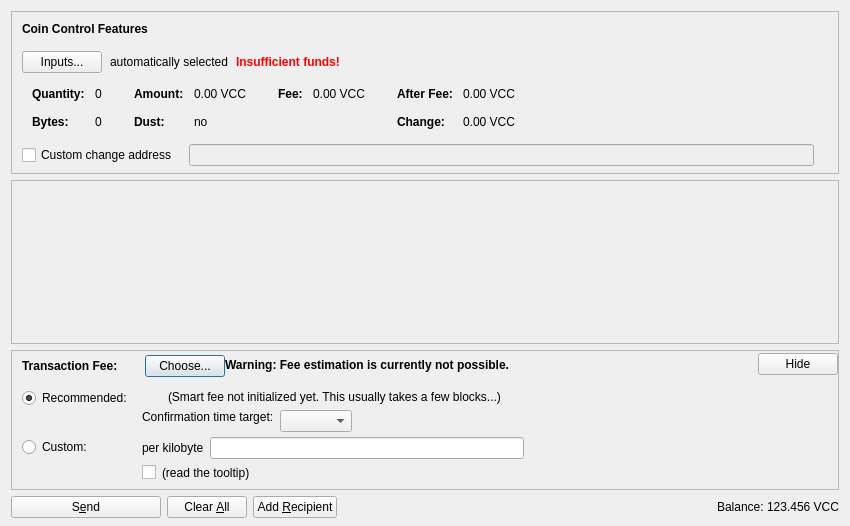
<?xml version="1.0" encoding="UTF-8"?>
<ui version="4.0">
 <class>SendCoinsDialog</class>
 <widget class="QDialog" name="SendCoinsDialog">
  <property name="geometry">
   <rect>
    <x>0</x>
    <y>0</y>
    <width>850</width>
    <height>526</height>
   </rect>
  </property>
  <property name="windowTitle">
   <string>Send Coins</string>
  </property>
  <layout class="QVBoxLayout" name="verticalLayout" stretch="0,1,0,0">
   <property name="bottomMargin">
    <number>8</number>
   </property>
   <item>
    <widget class="QFrame" name="frameCoinControl">
     <property name="sizePolicy">
      <sizepolicy hsizetype="Expanding" vsizetype="Expanding">
       <horstretch>0</horstretch>
       <verstretch>0</verstretch>
      </sizepolicy>
     </property>
     <property name="maximumSize">
      <size>
       <width>16777215</width>
       <height>16777215</height>
      </size>
     </property>
     <property name="frameShape">
      <enum>QFrame::StyledPanel</enum>
     </property>
     <property name="frameShadow">
      <enum>QFrame::Sunken</enum>
     </property>
     <layout class="QVBoxLayout" name="verticalLayoutCoinControl2">
      <property name="spacing">
       <number>0</number>
      </property>
      <property name="leftMargin">
       <number>0</number>
      </property>
      <property name="topMargin">
       <number>0</number>
      </property>
      <property name="rightMargin">
       <number>0</number>
      </property>
      <property name="bottomMargin">
       <number>6</number>
      </property>
      <item>
       <layout class="QVBoxLayout" name="verticalLayoutCoinControl" stretch="0,0,0,0,1">
        <property name="spacing">
         <number>0</number>
        </property>
        <property name="leftMargin">
         <number>10</number>
        </property>
        <property name="topMargin">
         <number>10</number>
        </property>
        <item>
         <layout class="QHBoxLayout" name="horizontalLayoutCoinControl1">
          <property name="bottomMargin">
           <number>15</number>
          </property>
          <item>
           <widget class="QLabel" name="labelCoinControlFeatures">
            <property name="sizePolicy">
             <sizepolicy hsizetype="Preferred" vsizetype="Maximum">
              <horstretch>0</horstretch>
              <verstretch>0</verstretch>
             </sizepolicy>
            </property>
            <property name="font">
             <font>
              <weight>75</weight>
              <bold>true</bold>
             </font>
            </property>
            <property name="styleSheet">
             <string notr="true">font-weight:bold;</string>
            </property>
            <property name="text">
             <string>Coin Control Features</string>
            </property>
           </widget>
          </item>
         </layout>
        </item>
        <item>
         <layout class="QHBoxLayout" name="horizontalLayoutCoinControl2" stretch="0,0,0,0">
          <property name="spacing">
           <number>8</number>
          </property>
          <property name="bottomMargin">
           <number>10</number>
          </property>
          <item>
           <widget class="QPushButton" name="pushButtonCoinControl">
            <property name="styleSheet">
             <string notr="true"/>
            </property>
            <property name="text">
             <string>Inputs...</string>
            </property>
            <property name="autoDefault">
             <bool>false</bool>
            </property>
           </widget>
          </item>
          <item>
           <widget class="QLabel" name="labelCoinControlAutomaticallySelected">
            <property name="text">
             <string>automatically selected</string>
            </property>
            <property name="margin">
             <number>5</number>
            </property>
           </widget>
          </item>
          <item>
           <widget class="QLabel" name="labelCoinControlInsuffFunds">
            <property name="font">
             <font>
              <weight>75</weight>
              <bold>true</bold>
             </font>
            </property>
            <property name="styleSheet">
             <string notr="true">color:red;font-weight:bold;</string>
            </property>
            <property name="text">
             <string>Insufficient funds!</string>
            </property>
            <property name="margin">
             <number>5</number>
            </property>
           </widget>
          </item>
          <item>
           <spacer name="horizontalSpacerCoinControl">
            <property name="orientation">
             <enum>Qt::Horizontal</enum>
            </property>
            <property name="sizeHint" stdset="0">
             <size>
              <width>40</width>
              <height>1</height>
             </size>
            </property>
           </spacer>
          </item>
         </layout>
        </item>
        <item>
         <widget class="QWidget" name="widgetCoinControl" native="true">
          <property name="sizePolicy">
           <sizepolicy hsizetype="Preferred" vsizetype="Preferred">
            <horstretch>0</horstretch>
            <verstretch>0</verstretch>
           </sizepolicy>
          </property>
          <property name="minimumSize">
           <size>
            <width>0</width>
            <height>0</height>
           </size>
          </property>
          <property name="styleSheet">
           <string notr="true"/>
          </property>
          <layout class="QHBoxLayout" name="horizontalLayoutCoinControl5">
           <property name="leftMargin">
            <number>0</number>
           </property>
           <property name="topMargin">
            <number>0</number>
           </property>
           <property name="rightMargin">
            <number>0</number>
           </property>
           <property name="bottomMargin">
            <number>0</number>
           </property>
           <item>
            <layout class="QHBoxLayout" name="horizontalLayoutCoinControl3" stretch="0,0,0,1">
             <property name="spacing">
              <number>20</number>
             </property>
             <property name="topMargin">
              <number>0</number>
             </property>
             <property name="bottomMargin">
              <number>10</number>
             </property>
             <item>
              <layout class="QFormLayout" name="formLayoutCoinControl1">
               <property name="horizontalSpacing">
                <number>10</number>
               </property>
               <property name="verticalSpacing">
                <number>14</number>
               </property>
               <property name="leftMargin">
                <number>10</number>
               </property>
               <property name="topMargin">
                <number>4</number>
               </property>
               <property name="rightMargin">
                <number>6</number>
               </property>
               <item row="0" column="0">
                <widget class="QLabel" name="labelCoinControlQuantityText">
                 <property name="font">
                  <font>
                   <weight>75</weight>
                   <bold>true</bold>
                  </font>
                 </property>
                 <property name="text">
                  <string>Quantity:</string>
                 </property>
                 <property name="margin">
                  <number>0</number>
                 </property>
                </widget>
               </item>
               <item row="0" column="1">
                <widget class="QLabel" name="labelCoinControlQuantity">
                 <property name="cursor">
                  <cursorShape>IBeamCursor</cursorShape>
                 </property>
                 <property name="contextMenuPolicy">
                  <enum>Qt::ActionsContextMenu</enum>
                 </property>
                 <property name="text">
                  <string notr="true">0</string>
                 </property>
                 <property name="margin">
                  <number>0</number>
                 </property>
                 <property name="textInteractionFlags">
                  <set>Qt::LinksAccessibleByMouse|Qt::TextSelectableByKeyboard|Qt::TextSelectableByMouse</set>
                 </property>
                </widget>
               </item>
               <item row="1" column="0">
                <widget class="QLabel" name="labelCoinControlBytesText">
                 <property name="font">
                  <font>
                   <weight>75</weight>
                   <bold>true</bold>
                  </font>
                 </property>
                 <property name="text">
                  <string>Bytes:</string>
                 </property>
                </widget>
               </item>
               <item row="1" column="1">
                <widget class="QLabel" name="labelCoinControlBytes">
                 <property name="cursor">
                  <cursorShape>IBeamCursor</cursorShape>
                 </property>
                 <property name="contextMenuPolicy">
                  <enum>Qt::ActionsContextMenu</enum>
                 </property>
                 <property name="text">
                  <string notr="true">0</string>
                 </property>
                 <property name="textInteractionFlags">
                  <set>Qt::LinksAccessibleByMouse|Qt::TextSelectableByKeyboard|Qt::TextSelectableByMouse</set>
                 </property>
                </widget>
               </item>
              </layout>
             </item>
             <item>
              <layout class="QFormLayout" name="formLayoutCoinControl2">
               <property name="horizontalSpacing">
                <number>10</number>
               </property>
               <property name="verticalSpacing">
                <number>14</number>
               </property>
               <property name="leftMargin">
                <number>6</number>
               </property>
               <property name="topMargin">
                <number>4</number>
               </property>
               <property name="rightMargin">
                <number>6</number>
               </property>
               <item row="0" column="0">
                <widget class="QLabel" name="labelCoinControlAmountText">
                 <property name="font">
                  <font>
                   <weight>75</weight>
                   <bold>true</bold>
                  </font>
                 </property>
                 <property name="text">
                  <string>Amount:</string>
                 </property>
                 <property name="margin">
                  <number>0</number>
                 </property>
                </widget>
               </item>
               <item row="0" column="1">
                <widget class="QLabel" name="labelCoinControlAmount">
                 <property name="cursor">
                  <cursorShape>IBeamCursor</cursorShape>
                 </property>
                 <property name="contextMenuPolicy">
                  <enum>Qt::ActionsContextMenu</enum>
                 </property>
                 <property name="text">
                  <string notr="true">0.00 VCC</string>
                 </property>
                 <property name="textInteractionFlags">
                  <set>Qt::LinksAccessibleByMouse|Qt::TextSelectableByKeyboard|Qt::TextSelectableByMouse</set>
                 </property>
                </widget>
               </item>
               <item row="1" column="0">
                <widget class="QLabel" name="labelCoinControlLowOutputText">
                 <property name="font">
                  <font>
                   <weight>75</weight>
                   <bold>true</bold>
                  </font>
                 </property>
                 <property name="text">
                  <string>Dust:</string>
                 </property>
                </widget>
               </item>
               <item row="1" column="1">
                <widget class="QLabel" name="labelCoinControlLowOutput">
                 <property name="cursor">
                  <cursorShape>IBeamCursor</cursorShape>
                 </property>
                 <property name="contextMenuPolicy">
                  <enum>Qt::ActionsContextMenu</enum>
                 </property>
                 <property name="text">
                  <string notr="true">no</string>
                 </property>
                 <property name="textInteractionFlags">
                  <set>Qt::LinksAccessibleByMouse|Qt::TextSelectableByKeyboard|Qt::TextSelectableByMouse</set>
                 </property>
                </widget>
               </item>
              </layout>
             </item>
             <item>
              <layout class="QFormLayout" name="formLayoutCoinControl3">
               <property name="horizontalSpacing">
                <number>10</number>
               </property>
               <property name="verticalSpacing">
                <number>14</number>
               </property>
               <property name="leftMargin">
                <number>6</number>
               </property>
               <property name="topMargin">
                <number>4</number>
               </property>
               <property name="rightMargin">
                <number>6</number>
               </property>
               <item row="0" column="0">
                <widget class="QLabel" name="labelCoinControlFeeText">
                 <property name="font">
                  <font>
                   <weight>75</weight>
                   <bold>true</bold>
                  </font>
                 </property>
                 <property name="text">
                  <string>Fee:</string>
                 </property>
                 <property name="margin">
                  <number>0</number>
                 </property>
                </widget>
               </item>
               <item row="0" column="1">
                <widget class="QLabel" name="labelCoinControlFee">
                 <property name="cursor">
                  <cursorShape>IBeamCursor</cursorShape>
                 </property>
                 <property name="contextMenuPolicy">
                  <enum>Qt::ActionsContextMenu</enum>
                 </property>
                 <property name="text">
                  <string notr="true">0.00 VCC</string>
                 </property>
                 <property name="textInteractionFlags">
                  <set>Qt::LinksAccessibleByMouse|Qt::TextSelectableByKeyboard|Qt::TextSelectableByMouse</set>
                 </property>
                </widget>
               </item>
              </layout>
             </item>
             <item>
              <layout class="QFormLayout" name="formLayoutCoinControl4">
               <property name="horizontalSpacing">
                <number>10</number>
               </property>
               <property name="verticalSpacing">
                <number>14</number>
               </property>
               <property name="leftMargin">
                <number>6</number>
               </property>
               <property name="topMargin">
                <number>4</number>
               </property>
               <property name="rightMargin">
                <number>6</number>
               </property>
               <item row="0" column="0">
                <widget class="QLabel" name="labelCoinControlAfterFeeText">
                 <property name="font">
                  <font>
                   <weight>75</weight>
                   <bold>true</bold>
                  </font>
                 </property>
                 <property name="text">
                  <string>After Fee:</string>
                 </property>
                 <property name="margin">
                  <number>0</number>
                 </property>
                </widget>
               </item>
               <item row="0" column="1">
                <widget class="QLabel" name="labelCoinControlAfterFee">
                 <property name="cursor">
                  <cursorShape>IBeamCursor</cursorShape>
                 </property>
                 <property name="contextMenuPolicy">
                  <enum>Qt::ActionsContextMenu</enum>
                 </property>
                 <property name="text">
                  <string notr="true">0.00 VCC</string>
                 </property>
                 <property name="textInteractionFlags">
                  <set>Qt::LinksAccessibleByMouse|Qt::TextSelectableByKeyboard|Qt::TextSelectableByMouse</set>
                 </property>
                </widget>
               </item>
               <item row="1" column="0">
                <widget class="QLabel" name="labelCoinControlChangeText">
                 <property name="font">
                  <font>
                   <weight>75</weight>
                   <bold>true</bold>
                  </font>
                 </property>
                 <property name="text">
                  <string>Change:</string>
                 </property>
                </widget>
               </item>
               <item row="1" column="1">
                <widget class="QLabel" name="labelCoinControlChange">
                 <property name="cursor">
                  <cursorShape>IBeamCursor</cursorShape>
                 </property>
                 <property name="contextMenuPolicy">
                  <enum>Qt::ActionsContextMenu</enum>
                 </property>
                 <property name="text">
                  <string notr="true">0.00 VCC</string>
                 </property>
                 <property name="textInteractionFlags">
                  <set>Qt::LinksAccessibleByMouse|Qt::TextSelectableByKeyboard|Qt::TextSelectableByMouse</set>
                 </property>
                </widget>
               </item>
              </layout>
             </item>
            </layout>
           </item>
          </layout>
         </widget>
        </item>
        <item>
         <layout class="QHBoxLayout" name="horizontalLayoutCoinControl4" stretch="0,0,0">
          <property name="spacing">
           <number>12</number>
          </property>
          <property name="sizeConstraint">
           <enum>QLayout::SetDefaultConstraint</enum>
          </property>
          <property name="topMargin">
           <number>5</number>
          </property>
          <property name="rightMargin">
           <number>5</number>
          </property>
          <item>
           <widget class="QCheckBox" name="checkBoxCoinControlChange">
            <property name="toolTip">
             <string>If this is activated, but the change address is empty or invalid, change will be sent to a newly generated address.</string>
            </property>
            <property name="text">
             <string>Custom change address</string>
            </property>
           </widget>
          </item>
          <item>
           <widget class="QValidatedLineEdit" name="lineEditCoinControlChange">
            <property name="enabled">
             <bool>false</bool>
            </property>
            <property name="sizePolicy">
             <sizepolicy hsizetype="Expanding" vsizetype="Fixed">
              <horstretch>0</horstretch>
              <verstretch>0</verstretch>
             </sizepolicy>
            </property>
           </widget>
          </item>
          <item>
           <widget class="QLabel" name="labelCoinControlChangeLabel">
            <property name="sizePolicy">
             <sizepolicy hsizetype="Preferred" vsizetype="Expanding">
              <horstretch>0</horstretch>
              <verstretch>0</verstretch>
             </sizepolicy>
            </property>
            <property name="minimumSize">
             <size>
              <width>0</width>
              <height>0</height>
             </size>
            </property>
            <property name="text">
             <string/>
            </property>
            <property name="margin">
             <number>3</number>
            </property>
           </widget>
          </item>
         </layout>
        </item>
        <item>
         <spacer name="verticalSpacerCoinControl">
          <property name="orientation">
           <enum>Qt::Vertical</enum>
          </property>
          <property name="sizeHint" stdset="0">
           <size>
            <width>800</width>
            <height>1</height>
           </size>
          </property>
         </spacer>
        </item>
       </layout>
      </item>
     </layout>
    </widget>
   </item>
   <item>
    <widget class="QScrollArea" name="scrollArea">
     <property name="widgetResizable">
      <bool>true</bool>
     </property>
     <widget class="QWidget" name="scrollAreaWidgetContents">
      <property name="geometry">
       <rect>
        <x>0</x>
        <y>0</y>
        <width>830</width>
        <height>104</height>
       </rect>
      </property>
      <layout class="QVBoxLayout" name="verticalLayout_2" stretch="0,1">
       <property name="leftMargin">
        <number>0</number>
       </property>
       <property name="topMargin">
        <number>0</number>
       </property>
       <property name="rightMargin">
        <number>0</number>
       </property>
       <property name="bottomMargin">
        <number>0</number>
       </property>
       <item>
        <layout class="QVBoxLayout" name="entries">
         <property name="spacing">
          <number>6</number>
         </property>
        </layout>
       </item>
       <item>
        <spacer name="verticalSpacer">
         <property name="orientation">
          <enum>Qt::Vertical</enum>
         </property>
         <property name="sizeHint" stdset="0">
          <size>
           <width>20</width>
           <height>40</height>
          </size>
         </property>
        </spacer>
       </item>
      </layout>
     </widget>
    </widget>
   </item>
   <item>
    <widget class="QFrame" name="frameFee">
     <property name="sizePolicy">
      <sizepolicy hsizetype="Expanding" vsizetype="Expanding">
       <horstretch>0</horstretch>
       <verstretch>0</verstretch>
      </sizepolicy>
     </property>
     <property name="maximumSize">
      <size>
       <width>16777215</width>
       <height>16777215</height>
      </size>
     </property>
     <property name="frameShape">
      <enum>QFrame::StyledPanel</enum>
     </property>
     <property name="frameShadow">
      <enum>QFrame::Sunken</enum>
     </property>
     <layout class="QVBoxLayout" name="verticalLayoutFee1">
      <property name="spacing">
       <number>0</number>
      </property>
      <property name="leftMargin">
       <number>0</number>
      </property>
      <property name="topMargin">
       <number>0</number>
      </property>
      <property name="rightMargin">
       <number>0</number>
      </property>
      <property name="bottomMargin">
       <number>0</number>
      </property>
      <item>
       <layout class="QVBoxLayout" name="verticalLayoutFee2" stretch="0,0,0">
        <property name="spacing">
         <number>0</number>
        </property>
        <property name="leftMargin">
         <number>10</number>
        </property>
        <property name="topMargin">
         <number>0</number>
        </property>
        <item>
         <layout class="QHBoxLayout" name="horizontalLayoutFee1">
          <property name="bottomMargin">
           <number>0</number>
          </property>
          <item>
           <layout class="QVBoxLayout" name="verticalLayoutFee7">
            <property name="spacing">
             <number>0</number>
            </property>
            <item>
             <spacer name="verticalSpacerSmartFee">
              <property name="orientation">
               <enum>Qt::Vertical</enum>
              </property>
              <property name="sizeType">
               <enum>QSizePolicy::Fixed</enum>
              </property>
              <property name="sizeHint" stdset="0">
               <size>
                <width>1</width>
                <height>4</height>
               </size>
              </property>
             </spacer>
            </item>
            <item>
             <layout class="QHBoxLayout" name="horizontalLayoutSmartFee">
              <property name="spacing">
               <number>10</number>
              </property>
              <item>
               <widget class="QLabel" name="labelFeeHeadline">
                <property name="sizePolicy">
                 <sizepolicy hsizetype="Preferred" vsizetype="Maximum">
                  <horstretch>0</horstretch>
                  <verstretch>0</verstretch>
                 </sizepolicy>
                </property>
                <property name="font">
                 <font>
                  <weight>75</weight>
                  <bold>true</bold>
                 </font>
                </property>
                <property name="styleSheet">
                 <string notr="true">font-weight:bold;</string>
                </property>
                <property name="text">
                 <string>Transaction Fee:</string>
                </property>
               </widget>
              </item>
              <item>
               <widget class="QLabel" name="labelFeeMinimized">
                <property name="text">
                 <string/>
                </property>
               </widget>
              </item>
              <item>
               <widget class="QPushButton" name="buttonChooseFee">
                <property name="text">
                 <string>Choose...</string>
                </property>
               </widget>
              </item>
             </layout>
            </item>
            <item>
             <spacer name="verticalSpacer_5">
              <property name="orientation">
               <enum>Qt::Vertical</enum>
              </property>
              <property name="sizeHint" stdset="0">
               <size>
                <width>1</width>
                <height>1</height>
               </size>
              </property>
             </spacer>
            </item>
           </layout>
          </item>
          <item>
           <widget class="QLabel" name="fallbackFeeWarningLabel">
            <property name="toolTip">
             <string>Using the fallbackfee can result in sending a transaction that will take several hours or days (or never) to confirm. Consider choosing your fee manually or wait until you have validated the complete chain.</string>
            </property>
            <property name="font">
            <font>
                <weight>75</weight>
                <bold>true</bold>
            </font>
            </property>
            <property name="text">
             <string>Warning: Fee estimation is currently not possible.</string>
            </property>
            <property name="wordWrap">
             <bool>false</bool>
            </property>
           </widget>
          </item>
          <item>
           <spacer name="horizontalSpacer_4">
            <property name="orientation">
             <enum>Qt::Horizontal</enum>
            </property>
            <property name="sizeType">
             <enum>QSizePolicy::MinimumExpanding</enum>
            </property>
            <property name="sizeHint" stdset="0">
             <size>
              <width>40</width>
              <height>20</height>
             </size>
            </property>
           </spacer>
          </item>
          <item>
           <widget class="QPushButton" name="buttonMinimizeFee">
            <property name="toolTip">
             <string>collapse fee-settings</string>
            </property>
            <property name="text">
             <string>Hide</string>
            </property>
           </widget>
          </item>
         </layout>
        </item>
        <item>
         <widget class="QFrame" name="frameFeeSelection">
          <layout class="QVBoxLayout" name="verticalLayoutFee12">
           <property name="spacing">
            <number>0</number>
           </property>
           <property name="leftMargin">
            <number>0</number>
           </property>
           <property name="topMargin">
            <number>0</number>
           </property>
           <property name="rightMargin">
            <number>0</number>
           </property>
           <property name="bottomMargin">
            <number>0</number>
           </property>
           <item>
            <layout class="QGridLayout" name="gridLayoutFee">
             <property name="topMargin">
              <number>10</number>
             </property>
             <property name="bottomMargin">
              <number>4</number>
             </property>
             <property name="horizontalSpacing">
              <number>10</number>
             </property>
             <property name="verticalSpacing">
              <number>4</number>
             </property>
             <item row="1" column="1">
              <layout class="QVBoxLayout" name="verticalLayoutFee8">
               <property name="spacing">
                <number>6</number>
               </property>
               <item>
                <layout class="QHBoxLayout" name="horizontalLayoutFee13">
                 <item>
                  <widget class="QLabel" name="labelCustomPerKilobyte">
                   <property name="toolTip">
                    <string>If the custom fee is set to 1000 satoshis and the transaction is only 250 bytes, then &quot;per kilobyte&quot; only pays 250 satoshis in fee, while &quot;total at least&quot; pays 1000 satoshis. For transactions bigger than a kilobyte both pay by kilobyte.</string>
                   </property>
                   <property name="text">
                    <string>per kilobyte</string>
                   </property>
                  </widget>
                 </item>
                 <item>
                  <widget class="BitcoinAmountField" name="customFee"/>
                 </item>
                 <item>
                  <spacer name="horizontalSpacer_6">
                   <property name="orientation">
                    <enum>Qt::Horizontal</enum>
                   </property>
                   <property name="sizeHint" stdset="0">
                    <size>
                     <width>1</width>
                     <height>1</height>
                    </size>
                   </property>
                  </spacer>
                 </item>
                </layout>
               </item>
               <item>
                <layout class="QHBoxLayout" name="horizontalLayoutFee8">
                 <item>
                  <widget class="QCheckBox" name="checkBoxMinimumFee">
                   <property name="toolTip">
                    <string>Paying only the minimum fee is just fine as long as there is less transaction volume than space in the blocks. But be aware that this can end up in a never confirming transaction once there is more demand for vccoin transactions than the network can process.</string>
                   </property>
                   <property name="text">
                    <string/>
                   </property>
                  </widget>
                 </item>
                 <item>
                  <widget class="QLabel" name="labelMinFeeWarning">
                   <property name="enabled">
                    <bool>true</bool>
                   </property>
                   <property name="toolTip">
                    <string>Paying only the minimum fee is just fine as long as there is less transaction volume than space in the blocks. But be aware that this can end up in a never confirming transaction once there is more demand for vccoin transactions than the network can process.</string>
                   </property>
                   <property name="text">
                    <string>(read the tooltip)</string>
                   </property>
                   <property name="margin">
                    <number>5</number>
                   </property>
                  </widget>
                 </item>
                 <item>
                  <spacer name="horizontalSpacer_2">
                   <property name="orientation">
                    <enum>Qt::Horizontal</enum>
                   </property>
                   <property name="sizeHint" stdset="0">
                    <size>
                     <width>1</width>
                     <height>1</height>
                    </size>
                   </property>
                  </spacer>
                 </item>
                </layout>
               </item>
              </layout>
             </item>
             <item row="0" column="0">
              <layout class="QVBoxLayout" name="verticalLayoutFee4" stretch="0,1">
               <item>
                <widget class="QRadioButton" name="radioSmartFee">
                 <property name="text">
                  <string>Recommended:</string>
                 </property>
                 <property name="checked">
                  <bool>true</bool>
                 </property>
                 <attribute name="buttonGroup">
                  <string notr="true">groupFee</string>
                 </attribute>
                </widget>
               </item>
               <item>
                <spacer name="verticalSpacer_2">
                 <property name="orientation">
                  <enum>Qt::Vertical</enum>
                 </property>
                 <property name="sizeHint" stdset="0">
                  <size>
                   <width>1</width>
                   <height>1</height>
                  </size>
                 </property>
                </spacer>
               </item>
              </layout>
             </item>
             <item row="1" column="0">
              <layout class="QVBoxLayout" name="verticalLayoutFee9" stretch="0,1">
               <item>
                <widget class="QRadioButton" name="radioCustomFee">
                 <property name="text">
                  <string>Custom:</string>
                 </property>
                 <attribute name="buttonGroup">
                  <string notr="true">groupFee</string>
                 </attribute>
                </widget>
               </item>
               <item>
                <spacer name="verticalSpacer_6">
                 <property name="orientation">
                  <enum>Qt::Vertical</enum>
                 </property>
                 <property name="sizeHint" stdset="0">
                  <size>
                   <width>1</width>
                   <height>1</height>
                  </size>
                 </property>
                </spacer>
               </item>
              </layout>
             </item>
             <item row="0" column="1">
              <layout class="QVBoxLayout" name="verticalLayoutFee3" stretch="0,0,1">
               <property name="spacing">
                <number>6</number>
               </property>
               <property name="topMargin">
                <number>2</number>
               </property>
               <item>
                <layout class="QHBoxLayout" name="horizontalLayoutFee12">
                 <item>
                  <widget class="QLabel" name="labelSmartFee">
                   <property name="text">
                    <string/>
                   </property>
                   <property name="margin">
                    <number>2</number>
                   </property>
                  </widget>
                 </item>
                 <item>
                  <widget class="QLabel" name="labelFeeEstimation">
                   <property name="text">
                    <string/>
                   </property>
                  </widget>
                 </item>
                 <item>
                  <widget class="QLabel" name="labelSmartFee2">
                   <property name="text">
                    <string>(Smart fee not initialized yet. This usually takes a few blocks...)</string>
                   </property>
                   <property name="margin">
                    <number>2</number>
                   </property>
                  </widget>
                 </item>
                 <item>
                  <spacer name="horizontalSpacer_5">
                   <property name="orientation">
                    <enum>Qt::Horizontal</enum>
                   </property>
                   <property name="sizeHint" stdset="0">
                    <size>
                     <width>1</width>
                     <height>1</height>
                    </size>
                   </property>
                  </spacer>
                 </item>
                </layout>
               </item>
               <item>
                <layout class="QHBoxLayout" name="horizontalLayoutFee9">
                 <item>
                  <layout class="QVBoxLayout" name="verticalLayoutFee6">
                   <item>
                    <widget class="QLabel" name="labelSmartFee3">
                     <property name="text">
                      <string>Confirmation time target:</string>
                     </property>
                     <property name="margin">
                      <number>2</number>
                     </property>
                    </widget>
                   </item>
                   <item>
                    <spacer name="verticalSpacer_3">
                     <property name="orientation">
                      <enum>Qt::Vertical</enum>
                     </property>
                     <property name="sizeHint" stdset="0">
                      <size>
                       <width>1</width>
                       <height>1</height>
                      </size>
                     </property>
                    </spacer>
                   </item>
                  </layout>
                 </item>
                 <item>
                  <layout class="QVBoxLayout" name="verticalLayoutFee5">
                   <property name="rightMargin">
                    <number>30</number>
                   </property>
                   <item>
                    <layout class="QHBoxLayout" name="horizontalLayoutConfTarget">
                     <property name="bottomMargin">
                      <number>0</number>
                     </property>
                     <item>
                      <widget class="QComboBox" name="confTargetSelector"/>
                     </item>
                     <item>
                      <spacer name="horizontalSpacerConfTarget">
                       <property name="orientation">
                        <enum>Qt::Horizontal</enum>
                       </property>
                       <property name="sizeHint" stdset="0">
                        <size>
                         <width>40</width>
                         <height>20</height>
                        </size>
                       </property>
                      </spacer>
                     </item>
                    </layout>
                   </item>
                  </layout>
                 </item>
                </layout>
               </item>
               <item>
                <spacer name="verticalSpacer_4">
                 <property name="orientation">
                  <enum>Qt::Vertical</enum>
                 </property>
                 <property name="sizeHint" stdset="0">
                  <size>
                   <width>1</width>
                   <height>1</height>
                  </size>
                 </property>
                </spacer>
               </item>
              </layout>
             </item>
            </layout>
           </item>
          </layout>
         </widget>
        </item>
        <item>
         <spacer name="verticalSpacerFee">
          <property name="orientation">
           <enum>Qt::Vertical</enum>
          </property>
          <property name="sizeHint" stdset="0">
           <size>
            <width>40</width>
            <height>5</height>
           </size>
          </property>
         </spacer>
        </item>
       </layout>
      </item>
     </layout>
    </widget>
   </item>
   <item>
    <layout class="QHBoxLayout" name="horizontalLayout">
     <item>
      <widget class="QPushButton" name="sendButton">
       <property name="minimumSize">
        <size>
         <width>150</width>
         <height>0</height>
        </size>
       </property>
       <property name="toolTip">
        <string>Confirm the send action</string>
       </property>
       <property name="text">
        <string>S&amp;end</string>
       </property>
       <property name="icon">
        <iconset resource="../bitcoin.qrc">
         <normaloff>:/icons/send</normaloff>:/icons/send</iconset>
       </property>
       <property name="autoDefault">
        <bool>false</bool>
       </property>
       <property name="default">
        <bool>false</bool>
       </property>
      </widget>
     </item>
     <item>
      <widget class="QPushButton" name="clearButton">
       <property name="sizePolicy">
        <sizepolicy hsizetype="Minimum" vsizetype="Fixed">
         <horstretch>0</horstretch>
         <verstretch>0</verstretch>
        </sizepolicy>
       </property>
       <property name="toolTip">
        <string>Clear all fields of the form.</string>
       </property>
       <property name="text">
        <string>Clear &amp;All</string>
       </property>
       <property name="icon">
        <iconset resource="../bitcoin.qrc">
         <normaloff>:/icons/remove</normaloff>:/icons/remove</iconset>
       </property>
       <property name="autoDefault">
        <bool>false</bool>
       </property>
      </widget>
     </item>
     <item>
      <widget class="QPushButton" name="addButton">
       <property name="toolTip">
        <string>Send to multiple recipients at once</string>
       </property>
       <property name="text">
        <string>Add &amp;Recipient</string>
       </property>
       <property name="icon">
        <iconset resource="../bitcoin.qrc">
         <normaloff>:/icons/add</normaloff>:/icons/add</iconset>
       </property>
       <property name="autoDefault">
        <bool>false</bool>
       </property>
      </widget>
     </item>
     <item>
      <spacer name="horizontalSpacer">
       <property name="orientation">
        <enum>Qt::Horizontal</enum>
       </property>
       <property name="sizeHint" stdset="0">
        <size>
         <width>40</width>
         <height>20</height>
        </size>
       </property>
      </spacer>
     </item>
     <item>
      <layout class="QHBoxLayout" name="horizontalLayout_2">
       <property name="spacing">
        <number>3</number>
       </property>
       <item>
        <widget class="QLabel" name="label">
         <property name="sizePolicy">
          <sizepolicy hsizetype="Preferred" vsizetype="Fixed">
           <horstretch>0</horstretch>
           <verstretch>0</verstretch>
          </sizepolicy>
         </property>
         <property name="text">
          <string>Balance:</string>
         </property>
        </widget>
       </item>
       <item>
        <widget class="QLabel" name="labelBalance">
         <property name="sizePolicy">
          <sizepolicy hsizetype="Preferred" vsizetype="Fixed">
           <horstretch>0</horstretch>
           <verstretch>0</verstretch>
          </sizepolicy>
         </property>
         <property name="cursor">
          <cursorShape>IBeamCursor</cursorShape>
         </property>
         <property name="text">
          <string notr="true">123.456 VCC</string>
         </property>
         <property name="textInteractionFlags">
          <set>Qt::LinksAccessibleByMouse|Qt::TextSelectableByKeyboard|Qt::TextSelectableByMouse</set>
         </property>
        </widget>
       </item>
      </layout>
     </item>
    </layout>
   </item>
  </layout>
 </widget>
 <customwidgets>
  <customwidget>
   <class>QValidatedLineEdit</class>
   <extends>QLineEdit</extends>
   <header>qvalidatedlineedit.h</header>
  </customwidget>
  <customwidget>
   <class>BitcoinAmountField</class>
   <extends>QLineEdit</extends>
   <header>bitcoinamountfield.h</header>
   <container>1</container>
  </customwidget>
 </customwidgets>
 <resources>
  <include location="../bitcoin.qrc"/>
 </resources>
 <connections/>
 <buttongroups>
  <buttongroup name="groupFee"/>
 </buttongroups>
</ui>
